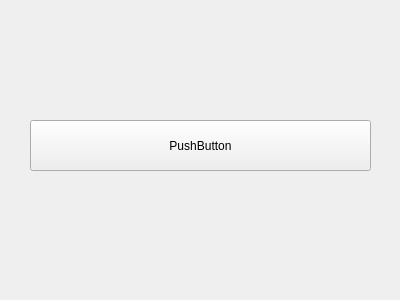
<?xml version="1.0" encoding="UTF-8"?>
<ui version="4.0">
 <class>Button</class>
 <widget class="QWidget" name="Button">
  <property name="geometry">
   <rect>
    <x>0</x>
    <y>0</y>
    <width>400</width>
    <height>300</height>
   </rect>
  </property>
  <property name="windowTitle">
   <string>Form</string>
  </property>
  <widget class="QPushButton" name="pushButton">
   <property name="geometry">
    <rect>
     <x>30</x>
     <y>120</y>
     <width>341</width>
     <height>51</height>
    </rect>
   </property>
   <property name="text">
    <string>PushButton</string>
   </property>
  </widget>
 </widget>
 <resources/>
 <connections/>
</ui>
